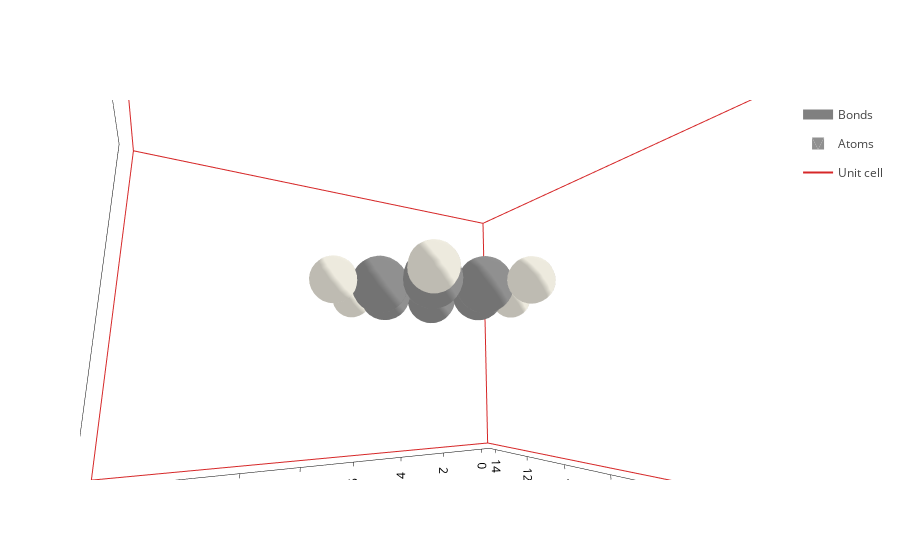

The code cell stored with this chart in its notebook:
### Code cell
molec.plot()

### Figure 1 — Plotly figure (JSON) as saved in the notebook; plotly's stock layout.template omitted (floating-point values rounded to 4 significant figures; data arrays with more than 128 entries replaced by an {"elided": "..."} marker saying what was removed)
{"data": [{"line": {"color": "gray", "width": 10}, "meta": {}, "mode": "lines", "name": "Bonds", "opacity": 1, "type": "scatter3d", "x": {"elided": "252 float values"}, "y": {"elided": "252 float values"}, "z": {"elided": "252 float values"}}, {"alphahull": 0, "color": "#909090", "hovertemplate": "%{meta.position}", "legendgroup": "Atoms", "meta": {"meta": {"Atoms_i": 0}, "position": "(8.23, 7.71, 5.00)"}, "name": "Atoms", "opacity": 1, "showlegend": true, "showscale": false, "type": "mesh3d", "x": {"elided": "225 float values"}, "y": {"elided": "225 float values"}, "z": {"elided": "225 float values"}}, {"alphahull": 0, "color": "#EDEADE", "hovertemplate": "%{meta.position}", "legendgroup": "Atoms", "meta": {"meta": {"Atoms_i": 1}, "position": "(9.20, 8.27, 5.00)"}, "name": "Atoms", "opacity": 1, "showlegend": false, "showscale": false, "type": "mesh3d", "x": {"elided": "225 float values"}, "y": {"elided": "225 float values"}, "z": {"elided": "225 float values"}}, {"alphahull": 0, "color": "#909090", "hovertemplate": "%{meta.position}", "legendgroup": "Atoms", "meta": {"meta": {"Atoms_i": 2}, "position": "(7.00, 8.42, 5.00)"}, "name": "Atoms", "opacity": 1, "showlegend": false, "showscale": false, "type": "mesh3d", "x": {"elided": "225 float values"}, "y": {"elided": "225 float values"}, "z": {"elided": "225 float values"}}, {"alphahull": 0, "color": "#EDEADE", "hovertemplate": "%{meta.position}", "legendgroup": "Atoms", "meta": {"meta": {"Atoms_i": 3}, "position": "(7.00, 9.54, 5.00)"}, "name": "Atoms", "opacity": 1, "showlegend": false, "showscale": false, "type": "mesh3d", "x": {"elided": "225 float values"}, "y": {"elided": "225 float values"}, "z": {"elided": "225 float values"}}, {"alphahull": 0, "color": "#909090", "hovertemplate": "%{meta.position}", "legendgroup": "Atoms", "meta": {"meta": {"Atoms_i": 4}, "position": "(5.77, 7.71, 5.00)"}, "name": "Atoms", "opacity": 1, "showlegend": false, "showscale": false, "type": "mesh3d", "x": {"elided": "225 float values"}, "y": {"elided": "225 float values"}, "z": {"elided": "225 float values"}}, {"alphahull": 0, "color": "#EDEADE", "hovertemplate": "%{meta.position}", "legendgroup": "Atoms", "meta": {"meta": {"Atoms_i": 5}, "position": "(4.80, 8.27, 5.00)"}, "name": "Atoms", "opacity": 1, "showlegend": false, "showscale": false, "type": "mesh3d", "x": {"elided": "225 float values"}, "y": {"elided": "225 float values"}, "z": {"elided": "225 float values"}}, {"alphahull": 0, "color": "#909090", "hovertemplate": "%{meta.position}", "legendgroup": "Atoms", "meta": {"meta": {"Atoms_i": 6}, "position": "(5.77, 6.29, 5.00)"}, "name": "Atoms", "opacity": 1, "showlegend": false, "showscale": false, "type": "mesh3d", "x": {"elided": "225 float values"}, "y": {"elided": "225 float values"}, "z": {"elided": "225 float values"}}, {"alphahull": 0, "color": "#EDEADE", "hovertemplate": "%{meta.position}", "legendgroup": "Atoms", "meta": {"meta": {"Atoms_i": 7}, "position": "(4.80, 5.73, 5.00)"}, "name": "Atoms", "opacity": 1, "showlegend": false, "showscale": false, "type": "mesh3d", "x": {"elided": "225 float values"}, "y": {"elided": "225 float values"}, "z": {"elided": "225 float values"}}, {"alphahull": 0, "color": "#909090", "hovertemplate": "%{meta.position}", "legendgroup": "Atoms", "meta": {"meta": {"Atoms_i": 8}, "position": "(7.00, 5.58, 5.00)"}, "name": "Atoms", "opacity": 1, "showlegend": false, "showscale": false, "type": "mesh3d", "x": {"elided": "225 float values"}, "y": {"elided": "225 float values"}, "z": {"elided": "225 float values"}}, {"alphahull": 0, "color": "#EDEADE", "hovertemplate": "%{meta.position}", "legendgroup": "Atoms", "meta": {"meta": {"Atoms_i": 9}, "position": "(7.00, 4.46, 5.00)"}, "name": "Atoms", "opacity": 1, "showlegend": false, "showscale": false, "type": "mesh3d", "x": {"elided": "225 float values"}, "y": {"elided": "225 float values"}, "z": {"elided": "225 float values"}}, {"alphahull": 0, "color": "#909090", "hovertemplate": "%{meta.position}", "legendgroup": "Atoms", "meta": {"meta": {"Atoms_i": 10}, "position": "(8.23, 6.29, 5.00)"}, "name": "Atoms", "opacity": 1, "showlegend": false, "showscale": false, "type": "mesh3d", "x": {"elided": "225 float values"}, "y": {"elided": "225 float values"}, "z": {"elided": "225 float values"}}, {"alphahull": 0, "color": "#EDEADE", "hovertemplate": "%{meta.position}", "legendgroup": "Atoms", "meta": {"meta": {"Atoms_i": 11}, "position": "(9.20, 5.73, 5.00)"}, "name": "Atoms", "opacity": 1, "showlegend": false, "showscale": false, "type": "mesh3d", "x": {"elided": "225 float values"}, "y": {"elided": "225 float values"}, "z": {"elided": "225 float values"}}, {"meta": {}, "mode": "lines", "name": "Unit cell", "type": "scatter3d", "x": [0.0, 0.0, 14.0, 14.0, 0.0, 0.0, NaN, 0.0, 0.0, 0.0, 14.0, 14.0, 0.0, NaN, 14.0, 14.0, NaN, 14.0, 14.0], "y": [0.0, 14.0, 14.0, 14.0, 14.0, 14.0, NaN, 14.0, 0.0, 0.0, 0.0, 0.0, 0.0, NaN, 14.0, 0.0, NaN, 14.0, 0.0], "z": [0.0, 0.0, 0.0, 10.0, 10.0, 0.0, NaN, 10.0, 10.0, 0.0, 0.0, 10.0, 10.0, NaN, 0.0, 0.0, NaN, 10.0, 10.0]}], "layout": {"autosize": true, "scene": {"aspectmode": "data", "aspectratio": {"x": 1.119, "y": 1.119, "z": 0.7991}, "camera": {"center": {"x": 0, "y": 0, "z": 0}, "eye": {"x": -0.7272, "y": 0.434, "z": -0.1568}, "projection": {"type": "perspective"}, "up": {"x": 0, "y": 0, "z": 1}}, "xaxis": {"title": {"text": "X axis [Ang]"}, "type": "linear"}, "yaxis": {"title": {"text": "Y axis [Ang]"}, "type": "linear"}, "zaxis": {"title": {"text": "Z axis [Ang]"}, "type": "linear"}}, "xaxis": {"scaleanchor": "y", "scaleratio": 1, "title": {"text": "X axis [Ang]"}}, "yaxis": {"title": {"text": "Y axis [Ang]"}}}}
